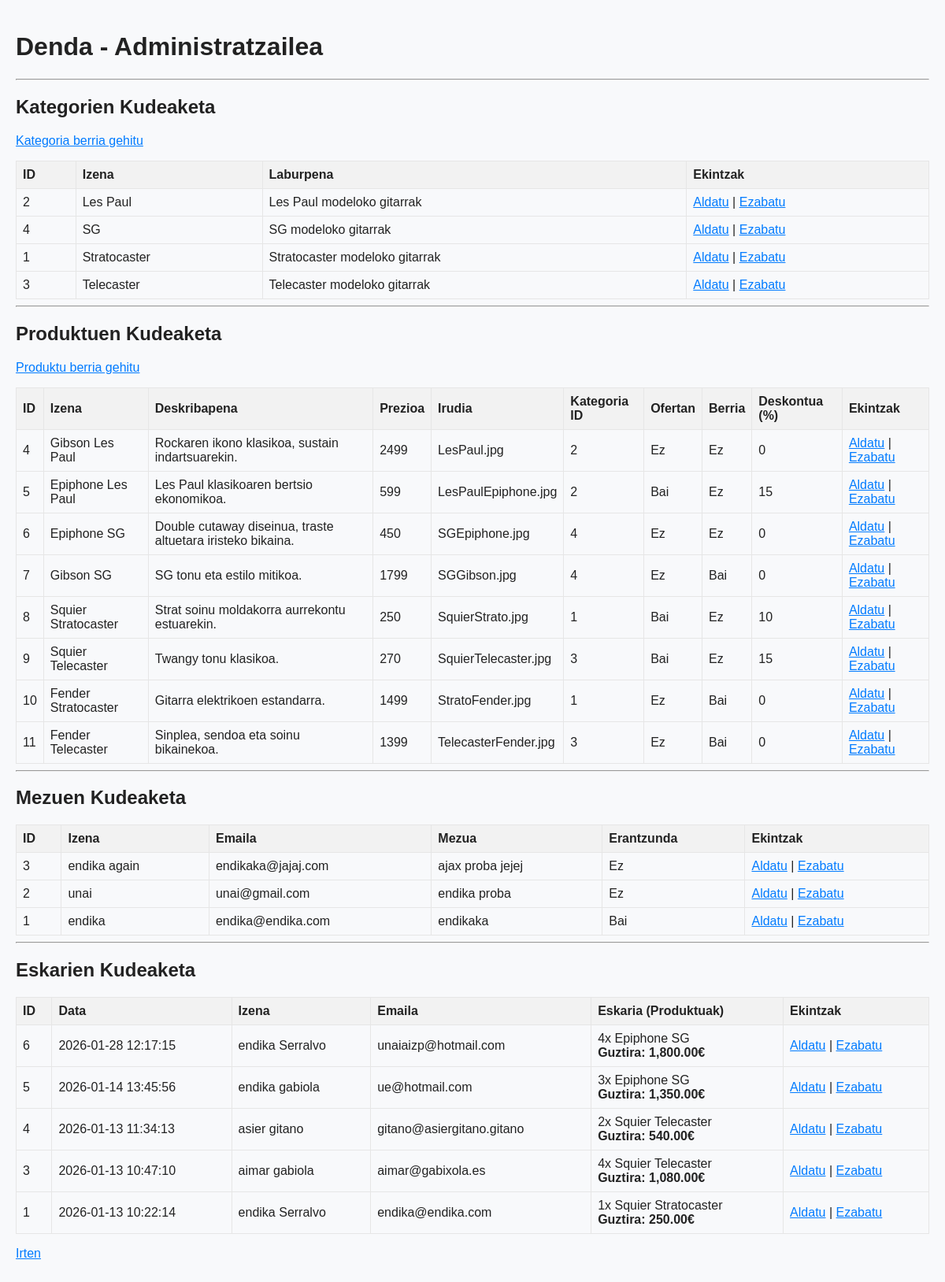
The page /admin/index.php (signed in) on the database its author committed.
### tables this page shows
CREATE TABLE kategoriak (
    id INTEGER PRIMARY KEY AUTOINCREMENT,
    izena TEXT NOT NULL,
    laburpena TEXT
);

CREATE TABLE gitarrak (
    id INTEGER PRIMARY KEY AUTOINCREMENT,
    izena TEXT,
    deskribapena TEXT,
    prezioa REAL,
    irudia TEXT,
    kategoriak_ID INTEGER,
    ofertas INTEGER,
    novedades INTEGER,
    descuento REAL
);

CREATE TABLE mezuak (
    id INTEGER PRIMARY KEY AUTOINCREMENT,
    mezua TEXT,
    izena TEXT,
    emaila TEXT,
    erantzunda INTEGER
);

CREATE TABLE eskariak (
    id INTEGER PRIMARY KEY AUTOINCREMENT,
    data TEXT,
    izena TEXT,
    abizenak TEXT,
    helbidea TEXT,
    herria TEXT,
    postaKodea INTEGER,
    probintzia TEXT,
    emaila TEXT
);

### admin/produktuak_erakutsi.php (the view, shortened to what the rows shown need)
<?php
require_once dirname(__DIR__) . '/klaseak/com/leartik/unai/produktuak/produktuak.php';
require_once dirname(__DIR__) . '/klaseak/com/leartik/unai/produktuak/produktuak_DB.php';
$produktuaDB = new ProduktuaDB();
$produktuak = $produktuaDB->getProduktuak();
?>
<h2>Produktuen Kudeaketa</h2>
    <table>
        <thead>
            <tr>
                <th>ID</th>
                <th>Izena</th>
                <th>Deskribapena</th>
                <th>Prezioa</th>
                <th>Irudia</th>
                <th>Kategoria ID</th>
                <th>Ofertan</th>
                <th>Berria</th>
                <th>Deskontua (%)</th>
                <th>Ekintzak</th>
            </tr>
        </thead>
        <tbody>
            <?php foreach ($produktuak as $produktua): ?>
                <tr>
                    <td><?php echo htmlspecialchars($produktua->getId()); ?></td>
                    <td><?php echo htmlspecialchars($produktua->getIzena()); ?></td>
                    <td><?php echo htmlspecialchars($produktua->getDeskribapena()); ?></td>
                    <td><?php echo htmlspecialchars($produktua->getPrezioa()); ?></td>
                    <td><?php echo htmlspecialchars($produktua->getIrudia()); ?></td>
                    <td><?php echo htmlspecialchars($produktua->getKategoriaId()); ?></td>
                    <td><?php echo $produktua->getOfertas() ? 'Bai' : 'Ez'; ?></td>
                    <td><?php echo $produktua->getNovedades() ? 'Bai' : 'Ez'; ?></td>
                    <td><?php echo htmlspecialchars($produktua->getDescuento()); ?></td>
                    <td>
                        <a href="produktu_aldatu/index.php?id=<?php echo $produktua->getId(); ?>">Aldatu</a> |
                        <a href="produktu_ezabatu/index.php?id=<?php echo $produktua->getId(); ?>">Ezabatu</a>
                    </td>
                </tr>
            <?php endforeach; ?>
        </tbody>
    </table>

### admin/kategoriak_erakutsi.php (shortened to what the rows shown need)
<?php
require_once dirname(__DIR__) . '/klaseak/com/leartik/unai/kategoriak/kategoriak.php';
require_once dirname(__DIR__) . '/klaseak/com/leartik/unai/kategoriak/kategoriak_DB.php';
$kategoriaDB = new KategoriaDB();
$kategoriak = $kategoriaDB->getKategoriak();
?>
<h2>Kategorien Kudeaketa</h2>
    <table>
        <thead>
            <tr>
                <th>ID</th>
                <th>Izena</th>
                <th>Laburpena</th>
                <th>Ekintzak</th>
            </tr>
        </thead>
        <tbody>
            <?php foreach ($kategoriak as $kategoria): ?>
                <tr>
                    <td><?php echo htmlspecialchars($kategoria->getId()); ?></td>
                    <td><?php echo htmlspecialchars($kategoria->getIzena()); ?></td>
                    <td><?php echo htmlspecialchars($kategoria->getLaburpena()); ?></td>
                    <td>
                        <a href="kategoria_aldatu/index.php?id=<?php echo $kategoria->getId(); ?>">Aldatu</a> |
                        <a href="kategoria_ezabatu/index.php?id=<?php echo $kategoria->getId(); ?>">Ezabatu</a>
                    </td>
                </tr>
            <?php endforeach; ?>
        </tbody>
    </table>

### admin/mezuak_erakutsi.php
<?php
require_once __DIR__ . '/../klaseak/com/leartik/unai/mezuak/mezuak.php';
require_once __DIR__ . '/../klaseak/com/leartik/unai/mezuak/mezuaDB.php';
$mezuaDB = new MezuaDB();
$mezuak = $mezuaDB->getMezuak();
?>
<h2>Mezuen Kudeaketa</h2>
<table border="1" cellpadding="5" cellspacing="0">
    <thead>
        <tr>
            <th>ID</th>
            <th>Izena</th>
            <th>Emaila</th>
            <th>Mezua</th>
            <th>Erantzunda</th>
            <th>Ekintzak</th>
        </tr>
    </thead>
    <tbody>
        <?php foreach ($mezuak as $mezua): ?>
            <tr>
                <td><?php echo htmlspecialchars($mezua->getId()); ?></td>
                <td><?php echo htmlspecialchars($mezua->getIzena()); ?></td>
                <td><?php echo htmlspecialchars($mezua->getEmaila()); ?></td>
                <td><?php echo nl2br(htmlspecialchars($mezua->getMezua())); ?></td>
                <td><?php echo $mezua->getErantzunda() ? 'Bai' : 'Ez'; ?></td>
                <td>
                    <a href="mezua_aldatu/index.php?id=<?php echo $mezua->getId(); ?>">Aldatu</a> |
                    <a href="mezua_ezabatu/index.php?id=<?php echo $mezua->getId(); ?>" >Ezabatu</a>
                </td>
            </tr>
        <?php endforeach; ?>
    </tbody>
</table>

### admin/eskariak_erakutsi.php
<?php
require_once dirname(__DIR__) . '/klaseak/com/leartik/unai/eskariak/Eskaria.php';
require_once dirname(__DIR__) . '/klaseak/com/leartik/unai/eskariak/EskariaDB.php';
require_once dirname(__DIR__) . '/klaseak/com/leartik/unai/bezeroak/Bezeroa.php';
$eskariaDB = new EskariaDB();
$eskariak = $eskariaDB->selectEskariak();
?>
<h2>Eskarien Kudeaketa</h2>
<table border="1" cellpadding="5" cellspacing="0">
    <thead>
        <tr>
            <th>ID</th>
            <th>Data</th>
            <th>Izena</th>
            <th>Emaila</th>
            <th>Eskaria (Produktuak)</th>
            <th>Ekintzak</th>
        </tr>
    </thead>
    <tbody>
        <?php foreach ($eskariak as $eskaria):
            $bezeroa = $eskaria->getBezeroa();
            $detaileakText = "";
            $totala = 0;
            foreach ($eskaria->getDetaileak() as $d) {
                $p = $d->getProduktua();
                $subtotal = $d->getGuztira();
                $totala += $subtotal;
                $detaileakText .= $d->getKopurua() . "x " . ($p->getIzena() ?? 'Produktua #' . $p->getId()) . "<br>";
            }
            $detaileakText .= "<strong>Guztira: " . number_format($totala, 2) . "€</strong>";
        ?>
            <tr>
                <td><?php echo htmlspecialchars($eskaria->getId()); ?></td>
                <td><?php echo htmlspecialchars($eskaria->getData()); ?></td>
                <td><?php echo htmlspecialchars($bezeroa->getIzena() . " " . $bezeroa->getAbizenak()); ?></td>
                <td><?php echo htmlspecialchars($bezeroa->getEmaila()); ?></td>
                <td><?php echo $detaileakText; ?></td>
                <td>
                    <a href="eskaria_aldatu/index.php?id=<?php echo $eskaria->getId(); ?>">Aldatu</a> |
                    <a href="eskaria_ezabatu/index.php?id=<?php echo $eskaria->getId(); ?>" >Ezabatu</a>
                </td>
            </tr>
        <?php endforeach; ?>
    </tbody>
</table>

### rows shown on the page
kategoriak: id "2", izena "Les Paul", laburpena "Les Paul modeloko gitarrak"
kategoriak: id "4", izena "SG", laburpena "SG modeloko gitarrak"
kategoriak: id "1", izena "Stratocaster", laburpena "Stratocaster modeloko gitarrak"
kategoriak: id "3", izena "Telecaster", laburpena "Telecaster modeloko gitarrak"
gitarrak: id "4", izena "Gibson Les Paul", deskribapena "Rockaren ikono klasikoa, sustain indartsuarekin.", prezioa "2499", irudia "LesPaul.jpg", kategoriak_ID "2", ofertas "Ez", novedades "Ez", descuento "0"
gitarrak: id "5", izena "Epiphone Les Paul", deskribapena "Les Paul klasikoaren bertsio ekonomikoa.", prezioa "599", irudia "LesPaulEpiphone.jpg", kategoriak_ID "2", ofertas "Bai", novedades "Ez", descuento "15"
gitarrak: id "6", izena "Epiphone SG", deskribapena "Double cutaway diseinua, traste altuetara iristeko bikaina.", prezioa "450", irudia "SGEpiphone.jpg", kategoriak_ID "4", ofertas "Ez", novedades "Ez", descuento "0"
gitarrak: id "7", izena "Gibson SG", deskribapena "SG tonu eta estilo mitikoa.", prezioa "1799", irudia "SGGibson.jpg", kategoriak_ID "4", ofertas "Ez", novedades "Bai", descuento "0"
gitarrak: id "8", izena "Squier Stratocaster", deskribapena "Strat soinu moldakorra aurrekontu estuarekin.", prezioa "250", irudia "SquierStrato.jpg", kategoriak_ID "1", ofertas "Bai", novedades "Ez", descuento "10"
gitarrak: id "9", izena "Squier Telecaster", deskribapena "Twangy tonu klasikoa.", prezioa "270", irudia "SquierTelecaster.jpg", kategoriak_ID "3", ofertas "Bai", novedades "Ez", descuento "15"
gitarrak: id "10", izena "Fender Stratocaster", deskribapena "Gitarra elektrikoen estandarra.", prezioa "1499", irudia "StratoFender.jpg", kategoriak_ID "1", ofertas "Ez", novedades "Bai", descuento "0"
gitarrak: id "11", izena "Fender Telecaster", deskribapena "Sinplea, sendoa eta soinu bikainekoa.", prezioa "1399", irudia "TelecasterFender.jpg", kategoriak_ID "3", ofertas "Ez", novedades "Bai", descuento "0"
mezuak: id "3", izena "endika again", emaila "endikaka@jajaj.com", mezua "ajax proba jejej", erantzunda "Ez"
mezuak: id "2", izena "unai", emaila "unai@gmail.com", mezua "endika proba", erantzunda "Ez"
mezuak: id "1", izena "endika", emaila "endika@endika.com", mezua "endikaka", erantzunda "Bai"
eskariak: id "6", data "2026-01-28 12:17:15", $bezeroa->getIzena() . " " . $bezeroa->getAbizenak() "endika Serralvo", emaila "unaiaizp@hotmail.com", Kopurua "4", Izena "Epiphone SG", totala "1,800.00"
eskariak: id "5", data "2026-01-14 13:45:56", $bezeroa->getIzena() . " " . $bezeroa->getAbizenak() "endika gabiola", emaila "ue@hotmail.com", Kopurua "3", Izena "Epiphone SG", totala "1,350.00"
eskariak: id "4", data "2026-01-13 11:34:13", $bezeroa->getIzena() . " " . $bezeroa->getAbizenak() "asier gitano", emaila "gitano@asiergitano.gitano", Kopurua "2", Izena "Squier Telecaster", totala "540.00"
eskariak: id "3", data "2026-01-13 10:47:10", $bezeroa->getIzena() . " " . $bezeroa->getAbizenak() "aimar gabiola", emaila "aimar@gabixola.es", Kopurua "4", Izena "Squier Telecaster", totala "1,080.00"
eskariak: id "1", data "2026-01-13 10:22:14", $bezeroa->getIzena() . " " . $bezeroa->getAbizenak() "endika Serralvo", emaila "endika@endika.com", Kopurua "1", Izena "Squier Stratocaster", totala "250.00"
